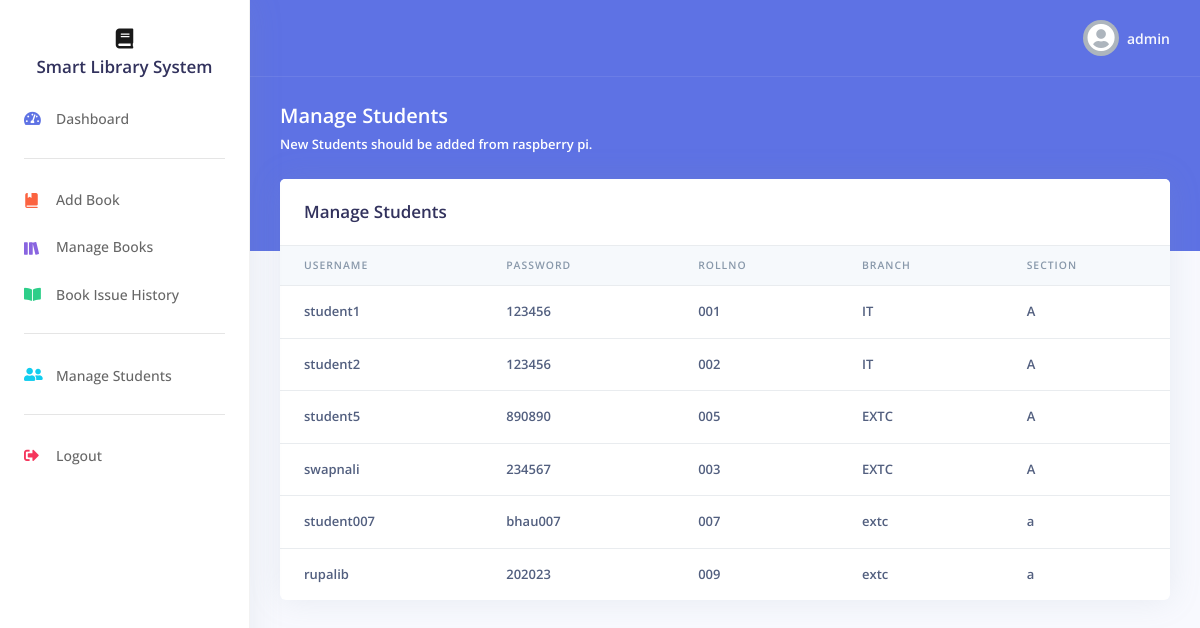
Page /admin/manageStudents.php (signed in) on the committed database.
### tables this page shows
CREATE TABLE `users` (
  `id` int(11) NOT NULL,
  `username` varchar(64) NOT NULL,
  `password` varchar(64) NOT NULL,
  `rollno` varchar(64) NOT NULL,
  `branch` varchar(64) NOT NULL,
  `section` varchar(64) NOT NULL
);

### admin/manageStudents.php (the view, shortened to what this page needs)
<?php
include("../includes/config.php");
$title = "Manage Students";
$sql = "SELECT * FROM users";
$result = $db->query($sql);
?>
<!DOCTYPE html>
<html>
<head>
    <?php
    include('../includes/incCSS.php');
    ?>
</head>
<body>
    <?php
    include('../includes/adminNav.php');
    ?>
    <div class="header bg-primary pb-6">
        <div class="container-fluid">
            <div class="header-body">
                <div class="row align-items-center py-4">
                    <div class="col-lg-6 col-7">
                        <h6 class="h2 text-white d-inline-block mb-0"><?php
                                                                        echo $title;
                                                                        ?></h6>
          <br><h6 class="h5 text-white d-inline-block mb-0">New Students should be added from raspberry pi.</h6>
                    </div>
                </div>
            </div>
        </div>
    </div>
    <div class="container-fluid mt--6">
        <div class="row">
            <div class="col">
                <div class="card">
                    <div class="card-header border-0">
                        <h3 class="mb-0"><?php
                                            echo $title;
                                            ?></h3>
                    </div>
                    <div class="table-responsive">
                        <table class="table align-items-center table-flush">
                            <thead class="thead-light">
                                <tr>
                                    <th scope="col" class="sort" >Username</th>
                                    <th scope="col" class="sort" ">Password</th>
                                    <th scope="col" class="sort" >RollNo</th>
                                    <th scope="col" class="sort" >Branch</th>
                                    <th scope="col" class="sort" >Section</th>
                                </tr>
                            </thead>
                            <tbody class="list">
                                <?php
                                if ($result->num_rows > 0) {
                                    while ($row = $result->fetch_assoc()) {
                                        echo '<tr>';
                                        echo "<th>{$row["username"]} </th>";
                                        echo "<th>{$row["password"]} </th>";
                                        echo "<th>{$row["rollno"]} </th>";
                                        echo "<th>{$row["branch"]} </th>";
                                        echo "<th>{$row["section"]} </th>";
                                        echo '</tr>';
                                    }
                                } else {
                                    echo "<tr><th>no results found</th></tr>";
                                }
                                ?>
                            </tbody>
                        </table>
                    </div>
                </div>
            </div>
        </div>
    </div>
    </div>
</body>
</html>

### rows in the picture
users: username "student1", password "123456", rollno "001", branch "IT", section "A"
users: username "student2", password "123456", rollno "002", branch "IT", section "A"
users: username "student5", password "890890", rollno "005", branch "EXTC", section "A"
users: username "swapnali", password "234567", rollno "003", branch "EXTC", section "A"
users: username "student007", password "bhau007", rollno "007", branch "extc", section "a"
users: username "rupalib", password "202023", rollno "009", branch "extc", section "a"

### other values in the picture
$_SESSION['login_user'] "admin"
$title "Manage Students"
